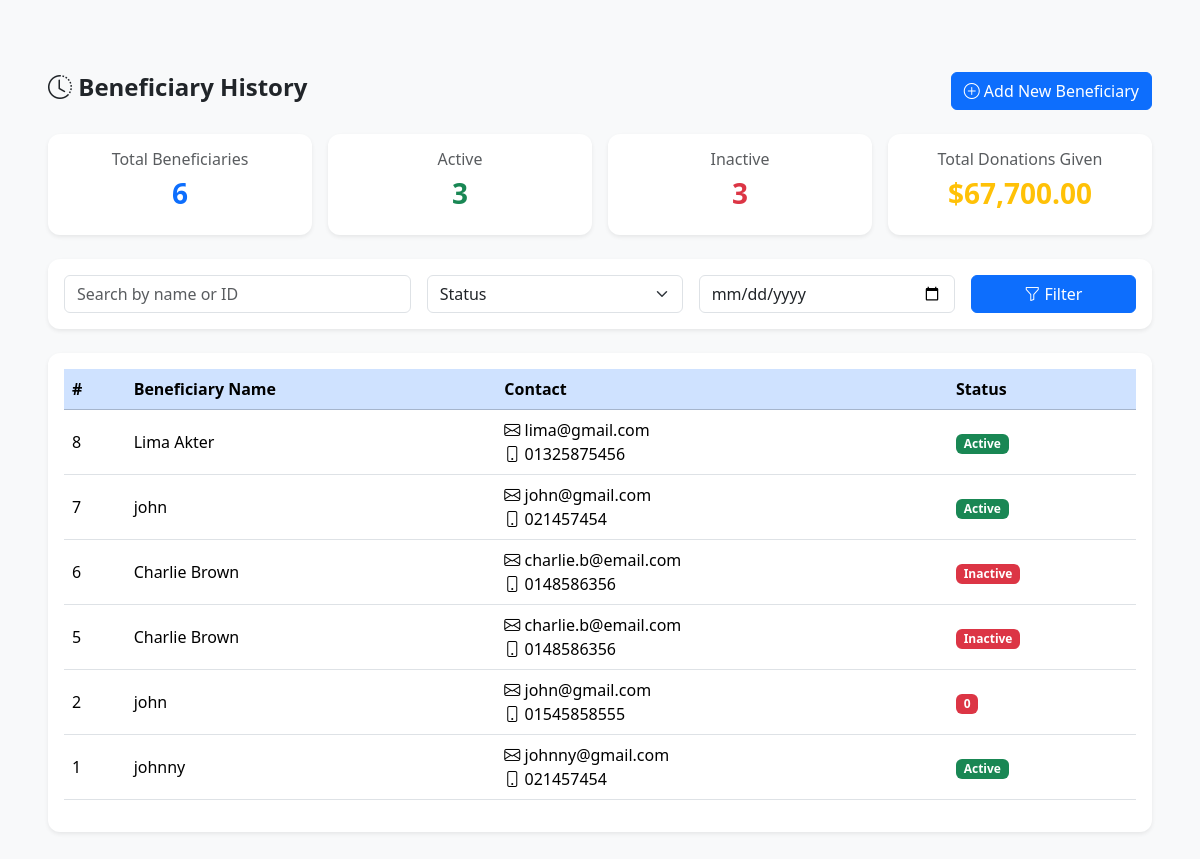
/pages/admin/beneficiary/beneficiary_history.php, run on the app's committed database.
### tables this page shows
CREATE TABLE `beneficiaries` (
  `id` int(11) NOT NULL,
  `name` varchar(255) DEFAULT NULL,
  `email` varchar(255) DEFAULT NULL,
  `phone` varchar(20) DEFAULT NULL,
  `address` text DEFAULT NULL,
  `required_support` text DEFAULT NULL,
  `created_at` timestamp NOT NULL DEFAULT current_timestamp(),
  `user_id` int(11) DEFAULT NULL,
  `status` varchar(50) DEFAULT 'Inactive'
);

### pages/admin/beneficiary/beneficiary_history.php (the view, shortened to what this page needs)
<?php
include('config.php');
$beneficiaries = [];
$active_beneficiaries = 0;
$inactive_beneficiaries = 0;
$total_donations_sum = 0;
$result = mysqli_query($dms, "
    SELECT
        id,
        name,
        email,
        phone,
        required_support,
        created_at,
        status
    FROM
        beneficiaries
    ORDER BY
        created_at DESC
");
if ($result) {
    while ($row = mysqli_fetch_assoc($result)) {
        $beneficiaries[] = $row;
    }
}
$total_donations_result = mysqli_query($dms, "
    SELECT COALESCE(SUM(amount), 0) AS total_donations FROM donations
");
if ($total_donations_result) {
    $total_donations_data = mysqli_fetch_assoc($total_donations_result);
    $total_donations_sum = $total_donations_data['total_donations'];
}
$total_beneficiaries = count($beneficiaries);
foreach ($beneficiaries as $b) {
    if (isset($b['status'])) {
        if ($b['status'] === 'Active') {
            $active_beneficiaries++;
        } else {
            $inactive_beneficiaries++;
        }
    }
}
?>
<!DOCTYPE html>
<html lang="en">
<head>
    <link href="https://cdn.jsdelivr.net/npm/bootstrap@5.3.3/dist/css/bootstrap.min.css" rel="stylesheet">
    <link rel="stylesheet" href="https://cdn.jsdelivr.net/npm/bootstrap-icons@1.11.3/font/bootstrap-icons.css">
</head>
<body>
<div class="container-fluid mt-4 p-5">
    <div class="row">
        <div class="col-md-12 mx-auto">
            <div class="d-flex justify-content-between align-items-center mb-4">
                <h4 class="fw-bold"><i class="bi bi-clock-history"></i> Beneficiary History</h4>
                <a href="home.php?page=13" class="btn btn-primary"><i class="bi bi-plus-circle"></i> Add New Beneficiary</a>
            </div>
            <div class="row g-3 mb-4">
                <div class="col-md-3">
                    <div class="card shadow-sm border-0">
                        <div class="card-body text-center">
                            <h6 class="text-muted">Total Beneficiaries</h6>
                            <h3 class="fw-bold text-primary"><?= $total_beneficiaries ?></h3>
                        </div>
                    </div>
                </div>
                <div class="col-md-3">
                    <div class="card shadow-sm border-0">
                        <div class="card-body text-center">
                            <h6 class="text-muted">Active</h6>
                            <h3 class="fw-bold text-success"><?= $active_beneficiaries ?></h3>
                        </div>
                    </div>
                </div>
                <div class="col-md-3">
                    <div class="card shadow-sm border-0">
                        <div class="card-body text-center">
                            <h6 class="text-muted">Inactive</h6>
                            <h3 class="fw-bold text-danger"><?= $inactive_beneficiaries ?></h3>
                        </div>
                    </div>
                </div>
                <div class="col-md-3">
                    <div class="card shadow-sm border-0">
                        <div class="card-body text-center">
                            <h6 class="text-muted">Total Donations Given</h6>
                            <h3 class="fw-bold text-warning">$<?= number_format($total_donations_sum, 2) ?></h3>
                        </div>
                    </div>
                </div>
            </div>
            <div class="card shadow-sm border-0 mb-4">
                <div class="card-body">
                    <form class="row g-3" action="" method="get">
                        <div class="col-md-4">
                            <input type="text" class="form-control" name="search" placeholder="Search by name or ID" value="<?= htmlspecialchars($_GET['search'] ?? '') ?>">
                        </div>
                        <div class="col-md-3">
                            <select class="form-select" name="status">
                                <option value="">Status</option>
                            </select>
                        </div>
                        <div class="col-md-3">
                            <input type="date" class="form-control" name="from_date" placeholder="From Date" value="<?= htmlspecialchars($_GET['from_date'] ?? '') ?>">
                        </div>
                        <div class="col-md-2">
                            <button type="submit" class="btn btn-primary w-100"><i class="bi bi-funnel"></i> Filter</button>
                        </div>
                    </form>
                </div>
            </div>
            <div class="card shadow-sm border-0">
                <div class="card-body">
                    <div class="table-responsive">
                        <table class="table table-hover align-middle">
                            <thead class="table-primary">
                                <tr>
                                    <th>#</th>
                                    <th>Beneficiary Name</th>
                                    <th>Contact</th>
                                    <th>Status</th>
                                </tr>
                            </thead>
                            <tbody>
                                <?php if (empty($beneficiaries)): ?>
                                    <tr>
                                        <td colspan="5" class="text-center">No beneficiaries found.</td>
                                    </tr>
                                <?php else: ?>
                                    <?php foreach ($beneficiaries as $index => $b): ?>
                                        <tr>
                                            <td><?= htmlspecialchars($b['id']) ?></td>
                                            <td><?= htmlspecialchars($b['name']) ?></td>
                                            <td>
                                                <i class="bi bi-envelope"></i> <?= htmlspecialchars($b['email']) ?><br>
                                                <i class="bi bi-phone"></i> <?= htmlspecialchars($b['phone']) ?>
                                            </td>
                                            <td>
                                                <?php
                                                $badge_class = ($b['status'] === 'Active') ? 'bg-success' : 'bg-danger';
                                                echo '<span class="badge ' . $badge_class . '">' . htmlspecialchars($b['status']) . '</span>';
                                                ?>
                                            </td>
                                        </tr>
                                    <?php endforeach; ?>
                                <?php endif; ?>
                            </tbody>
                        </table>
                    </div>
                </div>
            </div>
        </div>
    </div>
</div>
</body>
</html>

### pages/admin/beneficiary/beneficiary_history.php (style rules this page uses)
body { background-color: #f8f9fa; }
.card { border: none; box-shadow: 0 0.5rem 1rem rgba(0, 0, 0, 0.05); border-radius: 0.75rem; }
.fw-bold { font-weight: 700 !important; }

### data on the page
beneficiaries: id "8", name "Lima Akter", email "lima@gmail.com", phone "01325875456", status "Active"
beneficiaries: id "7", name "john", email "john@gmail.com", phone "021457454", status "Active"
beneficiaries: id "6", name "Charlie Brown", email "charlie.b@email.com", phone "0148586356", status "Inactive"
beneficiaries: id "5", name "Charlie Brown", email "charlie.b@email.com", phone "0148586356", status "Inactive"
beneficiaries: id "2", name "john", email "john@gmail.com", phone "01545858555", status "0"
beneficiaries: id "1", name "johnny", email "johnny@gmail.com", phone "021457454", status "Active"

### other printed values
$total_beneficiaries "6"
$active_beneficiaries "3"
$inactive_beneficiaries "3"
$total_donations_sum "67,700.00"
